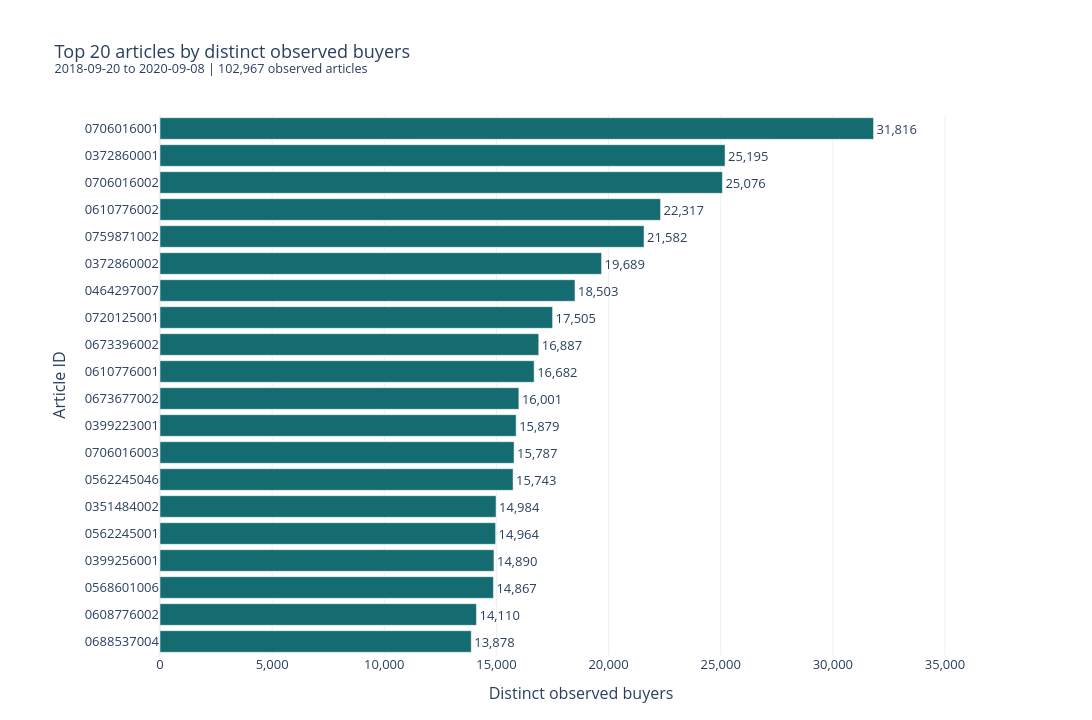

Source (notebook cell):
### Code cell
fig = make_article_popularity_figure(
    ranking=top_articles_by_buyers,
    metric="observed_buyers",
    metric_label="Distinct observed buyers",
    color="#146C70",
)

fig.show(
    renderer="plotly_mimetype+png",
    config={"displaylogo": False},
)

### Figure 1 — Plotly figure (JSON) as saved in the notebook; plotly's stock layout.template omitted (floating-point values rounded to 4 significant figures)
{"data": [{"cliponaxis": false, "customdata": [[49505], [31218], [34429], [29797], [26288], [23977], [24947], [20949], [19530], [22209], [18297], [22150], [20592], [20310], [20397], [20436], [20014], [19017], [17796], [17706]], "hovertemplate": "Distinct observed buyers=%{text:,}<br>Article ID=%{y}<br>Transaction rows=%{customdata[0]:,}<extra></extra>", "legendgroup": "", "marker": {"color": "#146C70", "pattern": {"shape": ""}}, "name": "", "orientation": "h", "showlegend": false, "text": [31820.0, 25200.0, 25080.0, 22320.0, 21580.0, 19690.0, 18500.0, 17500.0, 16890.0, 16680.0, 16000.0, 15880.0, 15790.0, 15740.0, 14980.0, 14960.0, 14890.0, 14870.0, 14110.0, 13880.0], "textposition": "outside", "texttemplate": "%{x:,.0f}", "type": "bar", "x": [31816, 25195, 25076, 22317, 21582, 19689, 18503, 17505, 16887, 16682, 16001, 15879, 15787, 15743, 14984, 14964, 14890, 14867, 14110, 13878], "xaxis": "x", "y": ["0706016001", "0372860001", "0706016002", "0610776002", "0759871002", "0372860002", "0464297007", "0720125001", "0673396002", "0610776001", "0673677002", "0399223001", "0706016003", "0562245046", "0351484002", "0562245001", "0399256001", "0568601006", "0608776002", "0688537004"], "yaxis": "y"}], "layout": {"barmode": "relative", "font": {"size": 13}, "height": 720, "legend": {"tracegroupgap": 0}, "margin": {"b": 65, "l": 160, "r": 90, "t": 115}, "showlegend": false, "title": {"text": "Top 20 articles by distinct observed buyers<br><sup>2018-09-20 to 2020-09-08 | 102,967 observed articles</sup>"}, "width": 1100, "xaxis": {"anchor": "y", "domain": [0, 1], "range": [0, 37540.0], "tickformat": ",", "title": {"text": "Distinct observed buyers"}}, "yaxis": {"anchor": "x", "autorange": "reversed", "categoryarray": ["0706016001", "0372860001", "0706016002", "0610776002", "0759871002", "0372860002", "0464297007", "0720125001", "0673396002", "0610776001", "0673677002", "0399223001", "0706016003", "0562245046", "0351484002", "0562245001", "0399256001", "0568601006", "0608776002", "0688537004"], "categoryorder": "array", "domain": [0, 1], "title": {"text": "Article ID"}, "type": "category"}}}
